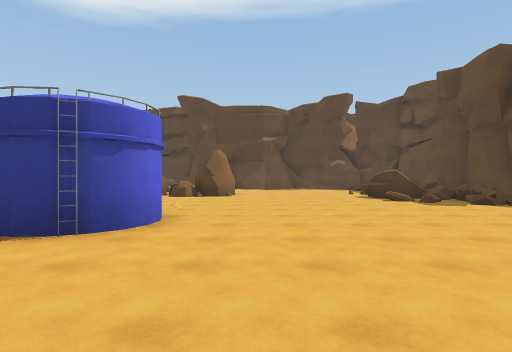
[1] (above)

24 first-person views from a walk through a scene from a Unity 3-D project. The camera is 1.4 m above the floor, looks level and sees 80° across. The floor is counted in squares, 2 m on a side. Each view is taken from the middle of a square. On the plan, view 1 faces up. The plan holds only what a view shows up to about 10 squares ahead; the rest is blank. The place goes on beyond the plan. The player character is not drawn. Some animated figures are not drawn. Surface patterns are stand-ins for the level's own textures.

[2]
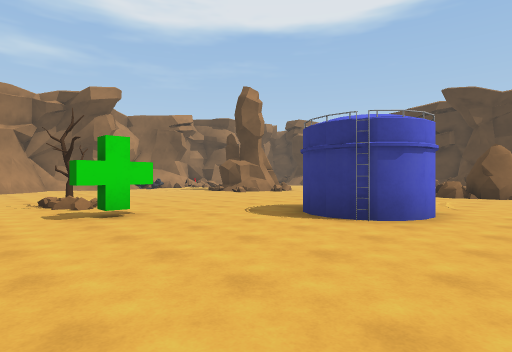

[3]
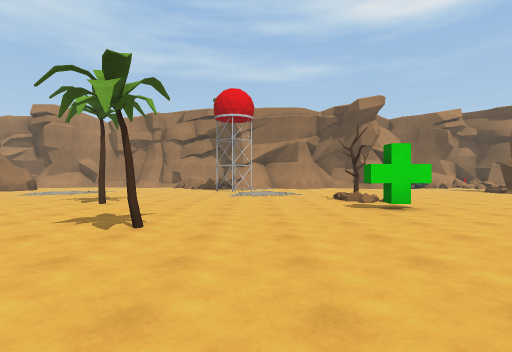

[4]
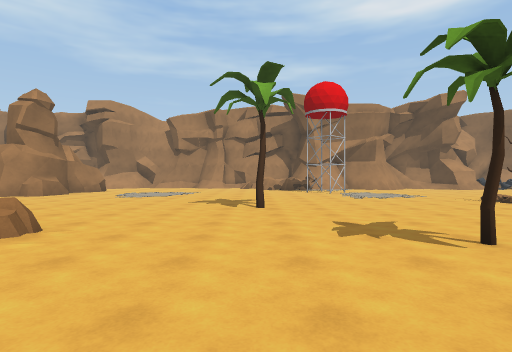

[5]
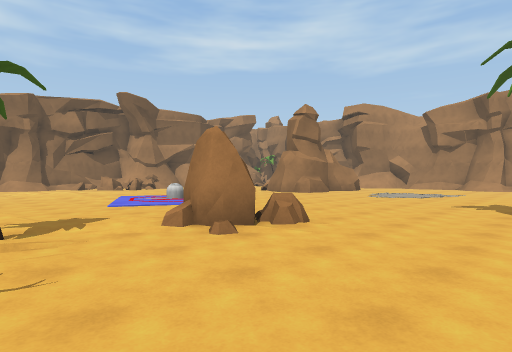

[6]
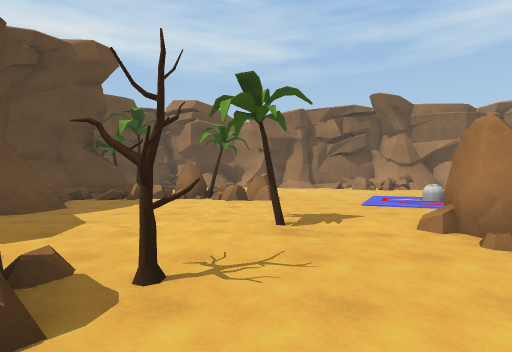

[7]
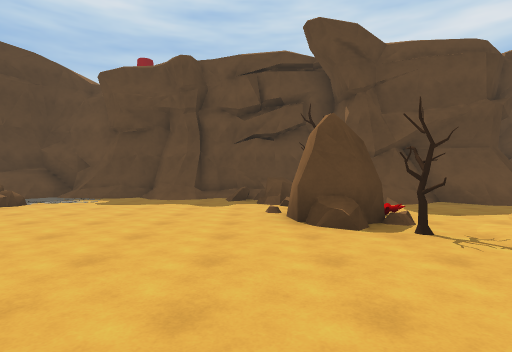

[8]
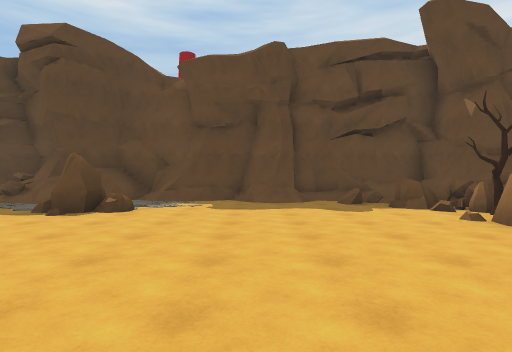

[9]
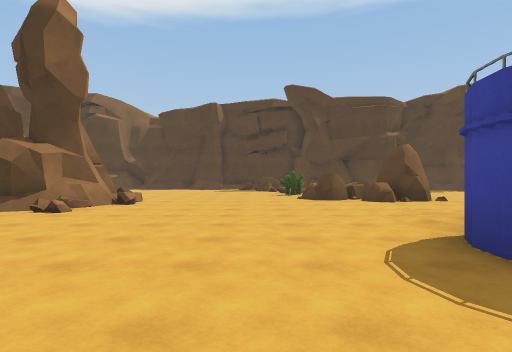

[10]
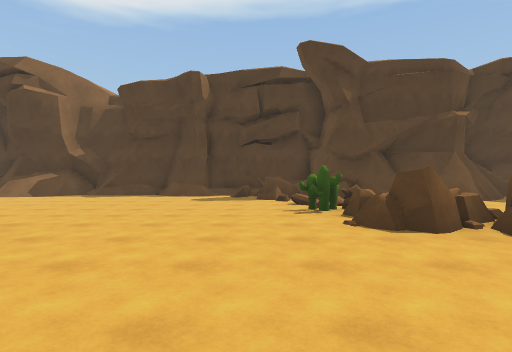

[11]
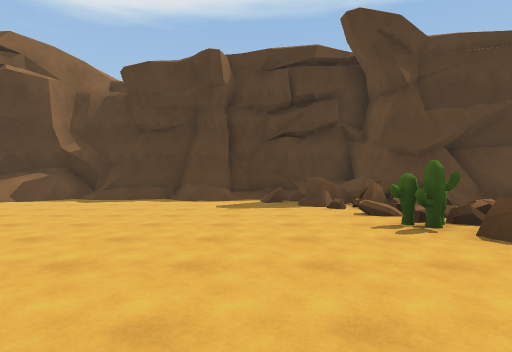

[12]
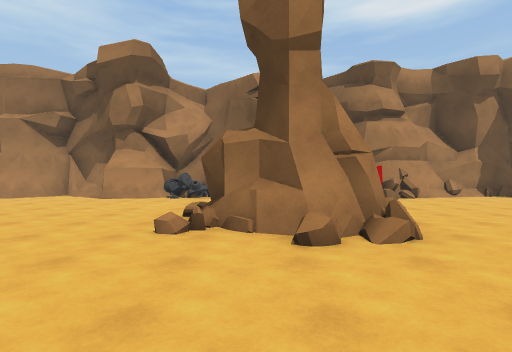

[13]
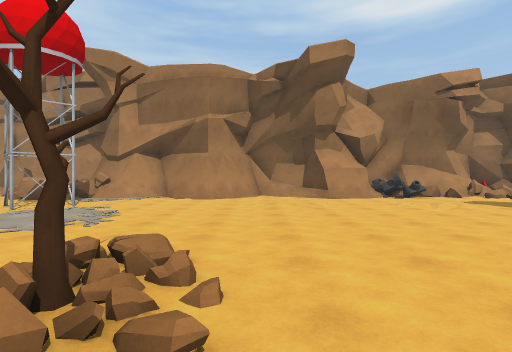

[14]
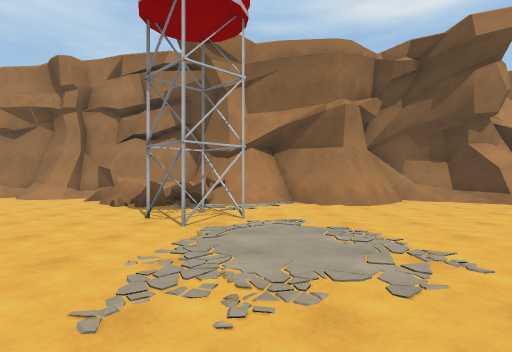

[15]
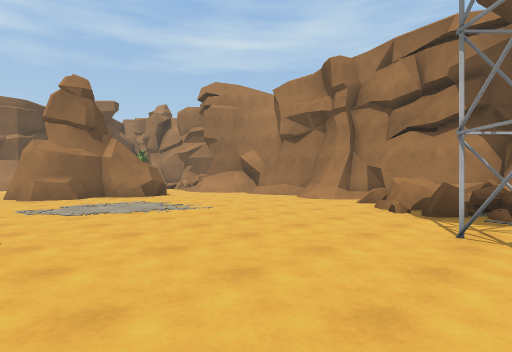

[16]
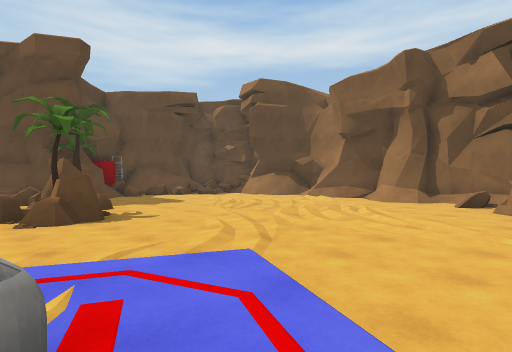

[17]
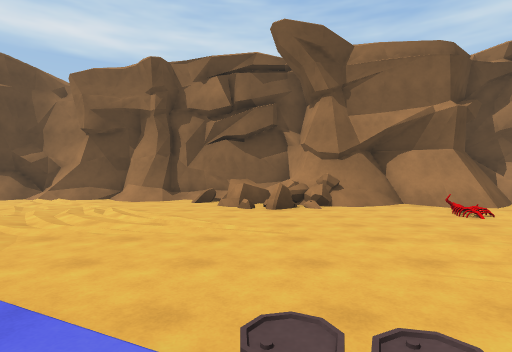

[18]
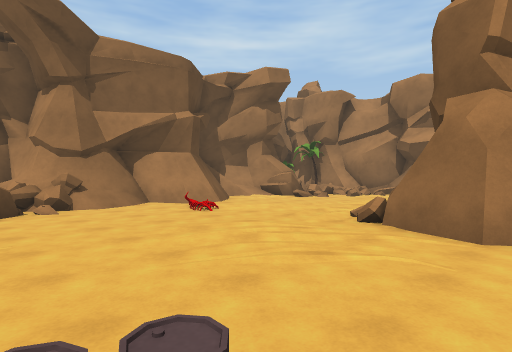

[19]
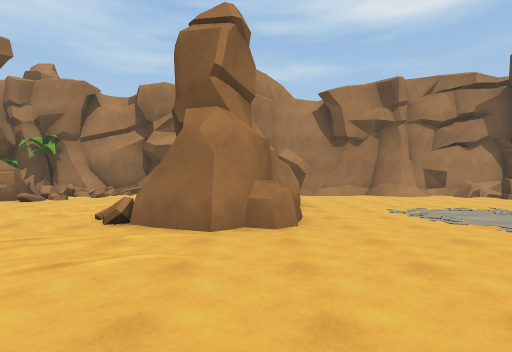

[20]
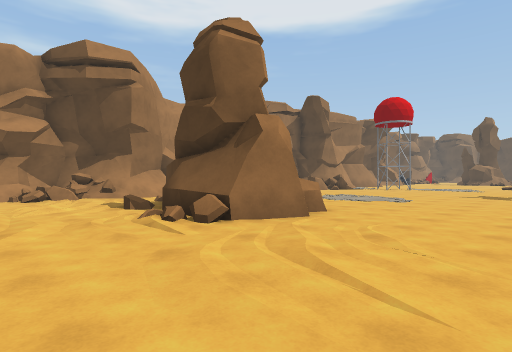

[21]
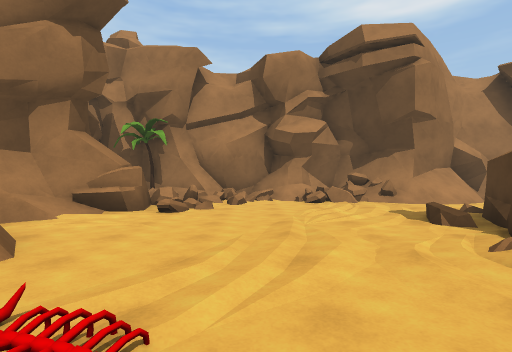

[22]
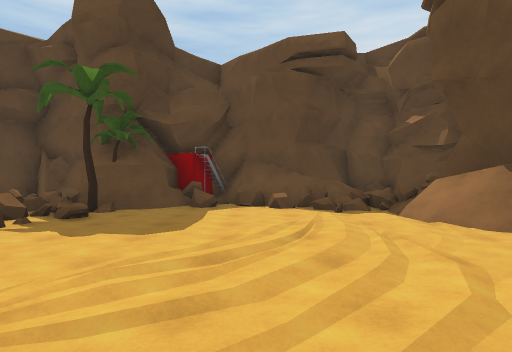

[23]
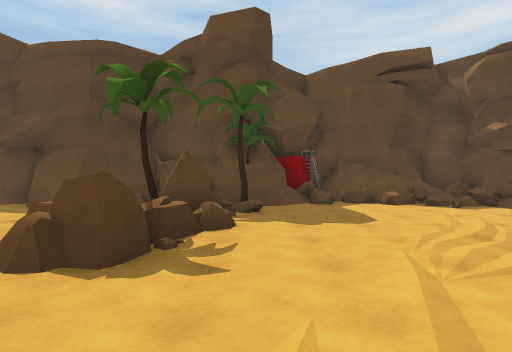

[24]
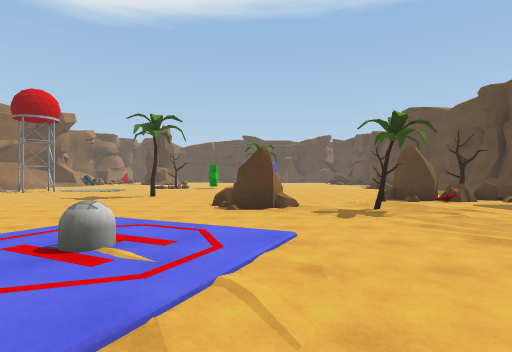

### Floor plan
Key: @ floor where view 1 was taken; # wall or solid block; x gap in a wall; . floor; / step, stairs or slope; = window, fence, low wall or low ledge; ^ raised ledge; R rock; T tree; C capsule; A cactus; B building; O other object.
Columns run from 19 left of view 1 to 7 right of it. Each row starts with its distance up from view 1.
 19     #^#######
 18     #//////######
 17      /......#=^#######
 16    ..........==#=. ##
 15    /..........===  ..
 14    #.........../= ..
 13    #=.........AA  .
 12       .........RRRR.
 11         ##.....RRR#.
 10         ##=............==##
  9    =..  ##.............##=#
  8    .... #=..............#=#
  7    #.....................=#
  6    #.....................
  5    #............##......
  4   ##............##...... ==
  3   #....................../#
  2   #...................... #
  1   ##.......TRO.........RR #
  0    #...............@...RR #
 -1    #..................... #
 -2   ##......................#
 -3   ##..#...................#
 -4  ##=............T.........#
 -5  #=^=.....................#
 -6  #==........T...........==#
 -7  #...................RT#^##
 -8  #..................TRR####
 -9  #.............RR.......##
-10  # .............RR.T/.../#
-11 ## .....................##
-12 #/ .....................##
-13 ##/..#..................###
-14 ##/. ####.....C.........=O#
-15 ##/./####....=.....RR..==##
-16 #==../###..........RTRx=##
-17 ##=....//..............TT#
-18 #/......................###
-19 ##/.....................=B#
-20 ##=#.....=............... #
-21  #=##.......#=..........=##
-22  ####..###/##^=........#==#
-23     #### #####=///...//===#
-24             ########/######

Where each view was taken, in squares from view 1:
view 1: 0 up, 0 right, facing up
view 2: 1 down, 0 right, facing up-left
view 3: 2 down, 1 right, facing left
view 4: 6 down, 0 right, facing left
view 5: 6 down, 0 right, facing down-left
view 6: 6 down, 0 right, facing down
view 7: 6 down, 3 left, facing right
view 8: 3 down, 2 left, facing right
view 9: 2 up, 6 left, facing up
view 10: 7 up, 6 left, facing up
view 11: 9 up, 7 left, facing up
view 12: 9 up, 6 left, facing left
view 13: 2 up, 6 left, facing left
view 14: 2 down, 8 left, facing left
view 15: 3 down, 9 left, facing down-left
view 16: 14 down, 6 left, facing down-right
view 17: 14 down, 6 left, facing down
view 18: 14 down, 6 left, facing down-left
view 19: 14 down, 6 left, facing left
view 20: 19 down, 7 left, facing up-left
view 21: 19 down, 9 left, facing left
view 22: 20 down, 2 left, facing right
view 23: 17 down, 3 left, facing right
view 24: 17 down, 3 left, facing up
